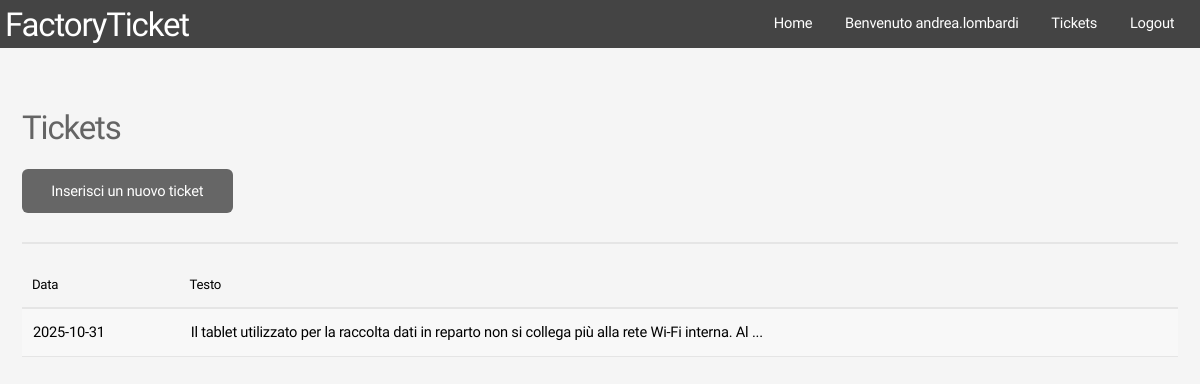
/app/tickets.php (signed in), run on the app's committed database.
### tables this page shows
CREATE TABLE `tickets` (
  `id` int(11) NOT NULL AUTO_INCREMENT,
  `date` date NOT NULL,
  `testo` varchar(512) NOT NULL,
  `username` varchar(128) NOT NULL,
  CONSTRAINT `tickets_pk` PRIMARY KEY (`id`)
) DEFAULT CHARSET=utf8mb4 COLLATE=utf8mb4_unicode_ci;

### app/tickets.php (the view, shortened to what this page needs)
<?php
require_once 'logged.php';
if(logged()){
    if ($_SERVER["REQUEST_METHOD"] == "GET") {
        $rows = print_tickets();
    } else {
        header("Location: login.php?error=request method error");
        die();
    }
}
function print_tickets(){
    $conn = connect();
    $sql = "SELECT * FROM tickets WHERE username=:uname";
    $stmt = $conn->prepare($sql);
    $stmt->bindParam(":uname", $_SESSION["uname"]);
    $stmt->execute();
    return $stmt->fetchAll(PDO::FETCH_ASSOC);
}
?>
<!DOCTYPE HTML>
<html>
<head>
    <link rel="stylesheet" href="assets/css/main.css" />
</head>
<body class="landing is-preload">
<div id="page-wrapper">
    <?php include 'top.inc';?>
    <section id="main" class="container">
        <div class="row">
            <div class="col-12">
                <h2>Tickets</h2>
                <a href="newTicket.php" class="button">Inserisci un nuovo ticket</a>
                <br><hr>
                <?php
                if(count($rows)==0){
                    echo '<div class="col-12 col-12-mobile"><h3>Non hai ancora aperto nessun ticket.</h3></div>';
                } else {
                    echo '<div class="table-wrapper"><table><thead><tr><th>Data</th><th>Testo</th></tr></thead><tbody>';
                    foreach ($rows as $r) {
                        echo '<tr><td>'.$r['date'].'</td>
                            <td>'.substr($r['testo'],0,100).' '.(strlen($r['testo'])>100? " ...":"").'</td>
                        </tr>';
                    }
                }
                ?>
            </div>
        </div>
    </section>
</div>
</body>
</html>

### app/assets/css/main.css (style rules this page uses)
a,abbr,acronym,address,applet,article,aside,audio,b,big,blockquote,body,canvas,caption,center,cite,code,dd,del,details,dfn,div,dl,dt,em,embed,fieldset,figcaption,figure,footer,form,h1,h2,h3,h4,h5,h6,header,hgroup,html,i,iframe,img,ins,kbd,label,legend,li,mark,menu,nav,object,ol,output,p,pre,q,ruby,s,samp,section,small,span,strike,strong,sub,summary,sup,table,tbody,td,tfoot,th,thead,time,tr,tt,u,ul,var,video { margin:0;padding:0;border:0;font-size:100%;font:inherit;vertical-align:baseline }
article,aside,details,figcaption,figure,footer,header,hgroup,menu,nav,section { display:block }
body { line-height:1 }
table { border-collapse:collapse;border-spacing:0 }
body { -webkit-text-size-adjust:none }
body { -ms-overflow-style:scrollbar }
html { box-sizing:border-box }
*,:after,:before { box-sizing:inherit }
body { background:#f5f5f5 }
body,input,select,textarea { color:#777;font-family:"Source Sans Pro",sans-serif;font-size:16pt;font-weight:300;line-height:1.65em;letter-spacing:-.015em }
a { -moz-transition:color .2s ease-in-out,border-bottom-color .2s ease-in-out;-webkit-transition:color .2s ease-in-out,border-bottom-color .2s ease-in-out;-ms-transition:color .2s ease-in-out,border-bottom-color .2s ease-in-out;transition:color .2s ease-in-out,border-bottom-color .2s ease-in-out;color:#000;text-decoration:none }
h1,h2,h3,h4,h5,h6 { color:#646464;font-weight:300;line-height:1em;margin:0 0 .5em 0 }
h2 { font-size:2.25em;line-height:1.5em;letter-spacing:-.035em }
hr { border:0;border-bottom:solid 2px #e5e5e5;margin:2em 0 }
.row { display:flex;flex-wrap:wrap;box-sizing:border-box;align-items:stretch }
.row>* { box-sizing:border-box }
.row>.col-12 { width:100% }
.row { margin-top:0;margin-left:-2em }
.row>* { padding:0 0 0 2em }
@media screen and (max-width:1680px) { .row { display:flex;flex-wrap:wrap;box-sizing:border-box;align-items:stretch } }
@media screen and (max-width:1680px) { .row>* { box-sizing:border-box } }
@media screen and (max-width:1680px) { .row { margin-top:0;margin-left:-2em } }
@media screen and (max-width:1680px) { .row>* { padding:0 0 0 2em } }
@media screen and (max-width:1280px) { .row { display:flex;flex-wrap:wrap;box-sizing:border-box;align-items:stretch } }
@media screen and (max-width:1280px) { .row>* { box-sizing:border-box } }
@media screen and (max-width:1280px) { .row { margin-top:0;margin-left:-2em } }
@media screen and (max-width:1280px) { .row>* { padding:0 0 0 2em } }
.container { margin:0 auto;max-width:calc(100% - 3em);width:85em }
.table-wrapper { -webkit-overflow-scrolling:touch;overflow-x:auto }
table { margin:0 0 2em 0;width:100% }
table tbody tr { border:solid 1px #e5e5e5;border-left:0;border-right:0 }
table tbody tr:nth-child(2n+1) { background-color:#f8f8f8 }
table td { padding:.75em .75em }
table th { color:#646464;font-size:.9em;font-weight:300;padding:0 .75em .75em .75em;text-align:left }
table thead { border-bottom:solid 2px #e5e5e5 }
.button,input[type=button],input[type=reset],input[type=submit] { -moz-appearance:none;-webkit-appearance:none;-ms-appearance:none;appearance:none;-moz-transition:background-color .2s ease-in-out,color .2s ease-in-out;-webkit-transition:background-color .2s ease-in-out,color .2s ease-in-out;-ms-transition:background-color .2s ease-in-out,color .2s ease-in-out;transition:background-color .2s ease-in-out,color .2s ease-in-out;background-color:#666;border-radius:6px;border:0;color:#fff;cursor:pointer;display:inline-block;font-weight:400;height:3em;line-height:3em;padding:0 2em;text-align:center;text-decoration:none;white-space:nowrap }
#page-wrapper { padding-top:3em }
body.landing #page-wrapper { padding-top:0 }
#main { padding:4em 0 }
body.landing #main { margin-top:3em }
@media screen and (max-width:1680px) { body,input,select,textarea { font-size:13pt } }
@media screen and (max-width:1280px) { body,input,select,textarea { font-size:11pt } }
table { color: black; }
table th { color: black; }

### data on the page
tickets: date "2025-10-31", testo "Il tablet utilizzato per la raccolta dati in reparto non si collega più alla rete Wi-Fi interna. Al"

### other printed values
$_SESSION["uname"] "andrea.lombardi"
